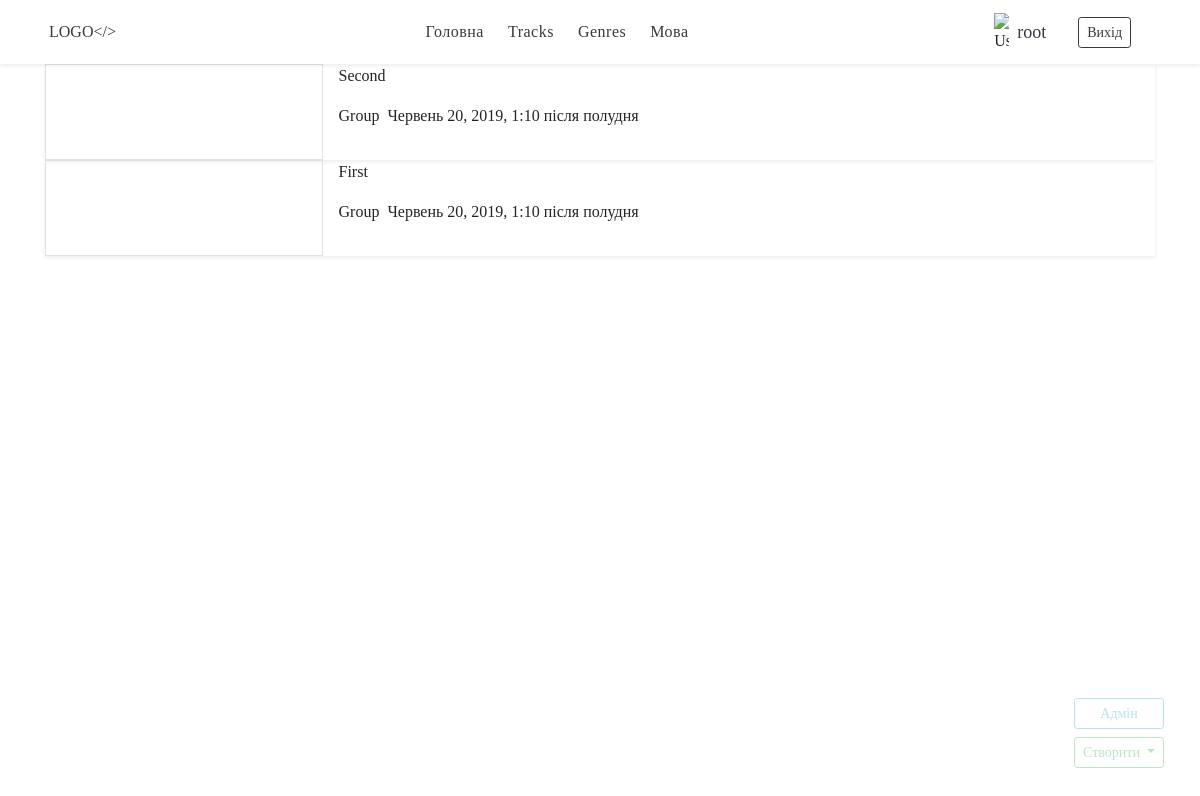
The app's page /uk/tracks/ (signed in) with its own data.
### tracks/models.py (models this page shows, shortened)
class Tracks(models.Model):
    title = models.CharField(max_length=150, db_index=True)
    slug = models.SlugField()
    performer = models.CharField(max_length=150, db_index=True)
    genres = models.ManyToManyField('Genre', blank=True, related_name='tracks')
    data_pub = models.DateTimeField(auto_now_add=True)
    def get_absolute_url(self):
        return reverse('track_detail_url', kwargs={'slug': self.slug})
    class Meta:
        verbose_name_plural = "Tracks"

### tracks/views.py (the view)
# urls.py: path('', top_list, name='top_list_url'),
def top_list(request):
    tracks = Tracks.objects.all().order_by('-data_pub')[:2]
    return render(request, 'tracks/home_page.html',
                  context={'tracks': tracks,
                           'manage_panel': True,
                           'manage_panel_UD': False})

### tracks/templates/tracks/home_page.html (shortened to what this page needs)
{% extends 'tracks/base_service.html' %}
{% load i18n %}
{% block content %}
    <div class="home-page">
        <section class="container home_page__example-news-list">
				<div class="tracks-example">
                {% for track in tracks %}
                    {% include 'tracks/includes/home_page_track_card.html' %}
                {% endfor %}
				</div>
        </section>
    </div>
{% endblock %}

### templates/base.html (shortened to what this page needs)
{% load static %}
{% load auth_extras %}
{% load i18n %}
<!doctype html>
<html lang="en">
<head>
    {% load static %}
    <link rel="stylesheet" href="{% static '/css/style.css' %}">
    <link rel="stylesheet" href="https://stackpath.bootstrapcdn.com/bootstrap/4.3.1/css/bootstrap.min.css"
>
</head>
<body>
<nav class="bg-white shadow-sm sticky-top p-1">
    <div class="container mx-auto d-flex justify-content-between align-items-center">
        <a class="menu-logo text-decoration-none text-dark text-uppercase p-1 "
           href="{% url 'tracks_list_url' %}">Logo&lt;/&gt;</a>
        <div class="main-menu d-flex justify-content-around p-1 mx-auto">
            <a class="text-decoration-none text-dark" href="{% url 'top_list_url' %}">{% trans 'Home' %}</a>
            <a class="text-decoration-none text-dark" href="{% url 'tracks_list_url' %}">{% trans 'Tracks' %}</a>
            <a class="text-decoration-none text-dark" href="{% url 'genres_list_url' %}">{% trans 'Genres' %}</a>
            <a class="dropdown-select text-dark text-decoration-none text-capitalize" data-toggle="dropdown"
               aria-haspopup="true"
               aria-expanded="false">
                {% trans 'Lang' %}
            </a>
        </div>
        <div class="user-system">
            {% if user.is_authenticated %}
                <div class="d-flex justify-content-between align-items-center">
                    <img src="/media/images/avatar.svg" alt="{% trans 'Username' %}"
                         style="width: 15px; align-self: center; margin-top:1%;">
                    <a href="" class="mx-2 text-dark text-decoration-none"
                       style="font-size: 18px;">{{ user.get_username }}</a>
                    <a href="{% url 'logout' %}" class="btn btn-outline-dark btn-sm mx-4">{% trans 'Logout' %}</a>
                </div>
            {% else %}
                <a href="{% url 'login' %}" class="btn btn-outline-dark btn-sm">{% trans 'Login' %}</a>
                <a href="{% url 'register' %}" class="btn btn-outline-dark btn-sm">{% trans 'Sign up' %}</a>
            {% endif %}
        </div>
    </div>
</nav>
{% block content %}{% endblock %}
{% if user.is_authenticated %}
    <div class="data_manager d-flex flex-column">
        {% block admin-panel %}
        {% endblock %}
    </div>
{% endif %}
</body>
</html>

### tracks/templates/tracks/includes/home_page_track_card.html (shortened to what this page needs)
<div class="tracks-card d-flex shadow-sm">
    <div class="card-image border w-25 mr-3" onclick="location.href='{{ track.get_absolute_url }}'">
    </div>
    <div class="tracks_desc">
        <p class="title" onclick="location.href='{{ track.get_absolute_url }}'">{{ track.title }}</p>
        <div class="common_inf d-flex">
            <p class="group mr-2">Group</p>
            <p>{{ track.data_pub }}</p>
        </div>
    </div>
</div>

### static/css/style.css (style rules this page uses)
* { margin: 0; padding: 0; font-family: 'Times New Roman', sans-serif; }
nav { position: relative; z-index: 10; }
nav .main-menu > * { font-weight: 300; letter-spacing: 0.5px; border: 2px solid transparent; padding: 10px; }
.data_manager { position: fixed; bottom: 3vh; right: 3vw; opacity: 0.3; transition: 0.3s all; }

### records on screen
Tracks: title "Second", data_pub "Червень 20, 2019, 1:10 після полудня"
Tracks: title "First", data_pub "Червень 20, 2019, 1:10 після полудня"

### other values on screen
{{ user.get_username }} "root"
